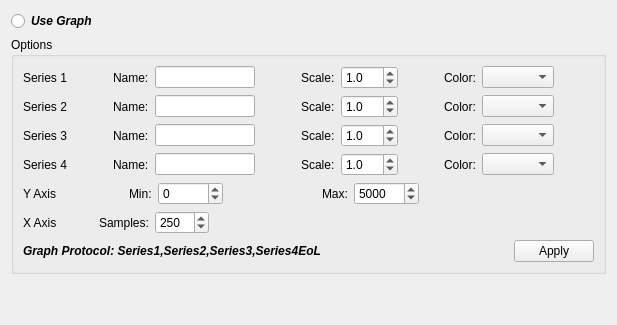
          <widget class="QWidget" name="tSeries">
           <attribute name="title">
            <string>Series</string>
           </attribute>
           <layout class="QVBoxLayout" name="verticalLayout_5">
            <item>
             <widget class="QRadioButton" name="rbUseGraph">
              <property name="font">
               <font>
                <pointsize>9</pointsize>
                <weight>75</weight>
                <italic>true</italic>
                <bold>true</bold>
               </font>
              </property>
              <property name="text">
               <string>Use Graph</string>
              </property>
             </widget>
            </item>
            <item>
             <widget class="QGroupBox" name="groupBox_3">
              <property name="title">
               <string>Options</string>
              </property>
              <layout class="QVBoxLayout" name="verticalLayout_12">
               <item>
                <layout class="QHBoxLayout" name="horizontalLayout_3">
                 <item>
                  <widget class="QLabel" name="lblSeries1">
                   <property name="text">
                    <string>Series 1</string>
                   </property>
                  </widget>
                 </item>
                 <item>
                  <spacer name="horizontalSpacer_2">
                   <property name="orientation">
                    <enum>Qt::Horizontal</enum>
                   </property>
                   <property name="sizeType">
                    <enum>QSizePolicy::Fixed</enum>
                   </property>
                   <property name="sizeHint" stdset="0">
                    <size>
                     <width>40</width>
                     <height>20</height>
                    </size>
                   </property>
                  </spacer>
                 </item>
                 <item>
                  <widget class="QLabel" name="lblName1">
                   <property name="text">
                    <string>Name:</string>
                   </property>
                  </widget>
                 </item>
                 <item>
                  <widget class="QLineEdit" name="leName1">
                   <property name="sizePolicy">
                    <sizepolicy hsizetype="Fixed" vsizetype="Fixed">
                     <horstretch>0</horstretch>
                     <verstretch>0</verstretch>
                    </sizepolicy>
                   </property>
                   <property name="minimumSize">
                    <size>
                     <width>0</width>
                     <height>0</height>
                    </size>
                   </property>
                   <property name="maximumSize">
                    <size>
                     <width>100</width>
                     <height>16777215</height>
                    </size>
                   </property>
                  </widget>
                 </item>
                 <item>
                  <spacer name="horizontalSpacer_4">
                   <property name="orientation">
                    <enum>Qt::Horizontal</enum>
                   </property>
                   <property name="sizeType">
                    <enum>QSizePolicy::Fixed</enum>
                   </property>
                   <property name="sizeHint" stdset="0">
                    <size>
                     <width>40</width>
                     <height>20</height>
                    </size>
                   </property>
                  </spacer>
                 </item>
                 <item>
                  <widget class="QLabel" name="lblScale1">
                   <property name="text">
                    <string>Scale:</string>
                   </property>
                  </widget>
                 </item>
                 <item>
                  <widget class="QDoubleSpinBox" name="dsbScale1">
                   <property name="decimals">
                    <number>1</number>
                   </property>
                   <property name="minimum">
                    <double>0.100000000000000</double>
                   </property>
                   <property name="value">
                    <double>1.000000000000000</double>
                   </property>
                  </widget>
                 </item>
                 <item>
                  <spacer name="horizontalSpacer_5">
                   <property name="orientation">
                    <enum>Qt::Horizontal</enum>
                   </property>
                   <property name="sizeType">
                    <enum>QSizePolicy::Fixed</enum>
                   </property>
                   <property name="sizeHint" stdset="0">
                    <size>
                     <width>40</width>
                     <height>20</height>
                    </size>
                   </property>
                  </spacer>
                 </item>
                 <item>
                  <widget class="QLabel" name="lblColor1">
                   <property name="text">
                    <string>Color:</string>
                   </property>
                  </widget>
                 </item>
                 <item>
                  <widget class="QComboBox" name="cbColor1"/>
                 </item>
                 <item>
                  <spacer name="horizontalSpacer_22">
                   <property name="orientation">
                    <enum>Qt::Horizontal</enum>
                   </property>
                   <property name="sizeHint" stdset="0">
                    <size>
                     <width>40</width>
                     <height>20</height>
                    </size>
                   </property>
                  </spacer>
                 </item>
                </layout>
               </item>
               <item>
                <layout class="QHBoxLayout" name="horizontalLayout_4">
                 <item>
                  <widget class="QLabel" name="lblSeries2">
                   <property name="text">
                    <string>Series 2</string>
                   </property>
                  </widget>
                 </item>
                 <item>
                  <spacer name="horizontalSpacer_6">
                   <property name="orientation">
                    <enum>Qt::Horizontal</enum>
                   </property>
                   <property name="sizeType">
                    <enum>QSizePolicy::Fixed</enum>
                   </property>
                   <property name="sizeHint" stdset="0">
                    <size>
                     <width>40</width>
                     <height>20</height>
                    </size>
                   </property>
                  </spacer>
                 </item>
                 <item>
                  <widget class="QLabel" name="lblName2">
                   <property name="text">
                    <string>Name:</string>
                   </property>
                  </widget>
                 </item>
                 <item>
                  <widget class="QLineEdit" name="leName2">
                   <property name="sizePolicy">
                    <sizepolicy hsizetype="Fixed" vsizetype="Fixed">
                     <horstretch>0</horstretch>
                     <verstretch>0</verstretch>
                    </sizepolicy>
                   </property>
                   <property name="maximumSize">
                    <size>
                     <width>100</width>
                     <height>16777215</height>
                    </size>
                   </property>
                  </widget>
                 </item>
                 <item>
                  <spacer name="horizontalSpacer_7">
                   <property name="orientation">
                    <enum>Qt::Horizontal</enum>
                   </property>
                   <property name="sizeType">
                    <enum>QSizePolicy::Fixed</enum>
                   </property>
                   <property name="sizeHint" stdset="0">
                    <size>
                     <width>40</width>
                     <height>20</height>
                    </size>
                   </property>
                  </spacer>
                 </item>
                 <item>
                  <widget class="QLabel" name="lblScale2">
                   <property name="text">
                    <string>Scale:</string>
                   </property>
                  </widget>
                 </item>
                 <item>
                  <widget class="QDoubleSpinBox" name="dsbScale2">
                   <property name="decimals">
                    <number>1</number>
                   </property>
                   <property name="minimum">
                    <double>0.100000000000000</double>
                   </property>
                   <property name="value">
                    <double>1.000000000000000</double>
                   </property>
                  </widget>
                 </item>
                 <item>
                  <spacer name="horizontalSpacer_8">
                   <property name="orientation">
                    <enum>Qt::Horizontal</enum>
                   </property>
                   <property name="sizeType">
                    <enum>QSizePolicy::Fixed</enum>
                   </property>
                   <property name="sizeHint" stdset="0">
                    <size>
                     <width>40</width>
                     <height>20</height>
                    </size>
                   </property>
                  </spacer>
                 </item>
                 <item>
                  <widget class="QLabel" name="lblColor2">
                   <property name="text">
                    <string>Color:</string>
                   </property>
                  </widget>
                 </item>
                 <item>
                  <widget class="QComboBox" name="cbColor2"/>
                 </item>
                 <item>
                  <spacer name="horizontalSpacer_23">
                   <property name="orientation">
                    <enum>Qt::Horizontal</enum>
                   </property>
                   <property name="sizeHint" stdset="0">
                    <size>
                     <width>40</width>
                     <height>20</height>
                    </size>
                   </property>
                  </spacer>
                 </item>
                </layout>
               </item>
               <item>
                <layout class="QHBoxLayout" name="horizontalLayout_5">
                 <item>
                  <widget class="QLabel" name="lblSeries3">
                   <property name="text">
                    <string>Series 3</string>
                   </property>
                  </widget>
                 </item>
                 <item>
                  <spacer name="horizontalSpacer_9">
                   <property name="orientation">
                    <enum>Qt::Horizontal</enum>
                   </property>
                   <property name="sizeType">
                    <enum>QSizePolicy::Fixed</enum>
                   </property>
                   <property name="sizeHint" stdset="0">
                    <size>
                     <width>40</width>
                     <height>20</height>
                    </size>
                   </property>
                  </spacer>
                 </item>
                 <item>
                  <widget class="QLabel" name="lblName3">
                   <property name="text">
                    <string>Name:</string>
                   </property>
                  </widget>
                 </item>
                 <item>
                  <widget class="QLineEdit" name="leName3">
                   <property name="sizePolicy">
                    <sizepolicy hsizetype="Fixed" vsizetype="Fixed">
                     <horstretch>0</horstretch>
                     <verstretch>0</verstretch>
                    </sizepolicy>
                   </property>
                   <property name="maximumSize">
                    <size>
                     <width>100</width>
                     <height>16777215</height>
                    </size>
                   </property>
                  </widget>
                 </item>
                 <item>
                  <spacer name="horizontalSpacer_10">
                   <property name="orientation">
                    <enum>Qt::Horizontal</enum>
                   </property>
                   <property name="sizeType">
                    <enum>QSizePolicy::Fixed</enum>
                   </property>
                   <property name="sizeHint" stdset="0">
                    <size>
                     <width>40</width>
                     <height>20</height>
                    </size>
                   </property>
                  </spacer>
                 </item>
                 <item>
                  <widget class="QLabel" name="lblScale3">
                   <property name="text">
                    <string>Scale:</string>
                   </property>
                  </widget>
                 </item>
                 <item>
                  <widget class="QDoubleSpinBox" name="dsbScale3">
                   <property name="decimals">
                    <number>1</number>
                   </property>
                   <property name="minimum">
                    <double>0.100000000000000</double>
                   </property>
                   <property name="value">
                    <double>1.000000000000000</double>
                   </property>
                  </widget>
                 </item>
                 <item>
                  <spacer name="horizontalSpacer_11">
                   <property name="orientation">
                    <enum>Qt::Horizontal</enum>
                   </property>
                   <property name="sizeType">
                    <enum>QSizePolicy::Fixed</enum>
                   </property>
                   <property name="sizeHint" stdset="0">
                    <size>
                     <width>40</width>
                     <height>20</height>
                    </size>
                   </property>
                  </spacer>
                 </item>
                 <item>
                  <widget class="QLabel" name="lblColor3">
                   <property name="text">
                    <string>Color:</string>
                   </property>
                  </widget>
                 </item>
                 <item>
                  <widget class="QComboBox" name="cbColor3"/>
                 </item>
                 <item>
                  <spacer name="horizontalSpacer_24">
                   <property name="orientation">
                    <enum>Qt::Horizontal</enum>
                   </property>
                   <property name="sizeHint" stdset="0">
                    <size>
                     <width>40</width>
                     <height>20</height>
                    </size>
                   </property>
                  </spacer>
                 </item>
                </layout>
               </item>
               <item>
                <layout class="QHBoxLayout" name="horizontalLayout_6">
                 <item>
                  <widget class="QLabel" name="lblSeries4">
                   <property name="text">
                    <string>Series 4</string>
                   </property>
                  </widget>
                 </item>
                 <item>
                  <spacer name="horizontalSpacer_12">
                   <property name="orientation">
                    <enum>Qt::Horizontal</enum>
                   </property>
                   <property name="sizeType">
                    <enum>QSizePolicy::Fixed</enum>
                   </property>
                   <property name="sizeHint" stdset="0">
                    <size>
                     <width>40</width>
                     <height>20</height>
                    </size>
                   </property>
                  </spacer>
                 </item>
                 <item>
                  <widget class="QLabel" name="lblName4">
                   <property name="text">
                    <string>Name:</string>
                   </property>
                  </widget>
                 </item>
                 <item>
                  <widget class="QLineEdit" name="leName4">
                   <property name="sizePolicy">
                    <sizepolicy hsizetype="Fixed" vsizetype="Fixed">
                     <horstretch>0</horstretch>
                     <verstretch>0</verstretch>
                    </sizepolicy>
                   </property>
                   <property name="maximumSize">
                    <size>
                     <width>100</width>
                     <height>16777215</height>
                    </size>
                   </property>
                  </widget>
                 </item>
                 <item>
                  <spacer name="horizontalSpacer_13">
                   <property name="orientation">
                    <enum>Qt::Horizontal</enum>
                   </property>
                   <property name="sizeType">
                    <enum>QSizePolicy::Fixed</enum>
                   </property>
                   <property name="sizeHint" stdset="0">
                    <size>
                     <width>40</width>
                     <height>20</height>
                    </size>
                   </property>
                  </spacer>
                 </item>
                 <item>
                  <widget class="QLabel" name="lblScale4">
                   <property name="text">
                    <string>Scale:</string>
                   </property>
                  </widget>
                 </item>
                 <item>
                  <widget class="QDoubleSpinBox" name="dsbScale4">
                   <property name="decimals">
                    <number>1</number>
                   </property>
                   <property name="minimum">
                    <double>0.100000000000000</double>
                   </property>
                   <property name="value">
                    <double>1.000000000000000</double>
                   </property>
                  </widget>
                 </item>
                 <item>
                  <spacer name="horizontalSpacer_14">
                   <property name="orientation">
                    <enum>Qt::Horizontal</enum>
                   </property>
                   <property name="sizeType">
                    <enum>QSizePolicy::Fixed</enum>
                   </property>
                   <property name="sizeHint" stdset="0">
                    <size>
                     <width>40</width>
                     <height>20</height>
                    </size>
                   </property>
                  </spacer>
                 </item>
                 <item>
                  <widget class="QLabel" name="lblColor4">
                   <property name="text">
                    <string>Color:</string>
                   </property>
                  </widget>
                 </item>
                 <item>
                  <widget class="QComboBox" name="cbColor4"/>
                 </item>
                 <item>
                  <spacer name="horizontalSpacer_25">
                   <property name="orientation">
                    <enum>Qt::Horizontal</enum>
                   </property>
                   <property name="sizeHint" stdset="0">
                    <size>
                     <width>40</width>
                     <height>20</height>
                    </size>
                   </property>
                  </spacer>
                 </item>
                </layout>
               </item>
               <item>
                <layout class="QHBoxLayout" name="horizontalLayout_8">
                 <item>
                  <widget class="QLabel" name="lblYAxis">
                   <property name="text">
                    <string>Y Axis</string>
                   </property>
                  </widget>
                 </item>
                 <item>
                  <spacer name="horizontalSpacer_26">
                   <property name="orientation">
                    <enum>Qt::Horizontal</enum>
                   </property>
                   <property name="sizeType">
                    <enum>QSizePolicy::Fixed</enum>
                   </property>
                   <property name="sizeHint" stdset="0">
                    <size>
                     <width>66</width>
                     <height>20</height>
                    </size>
                   </property>
                  </spacer>
                 </item>
                 <item>
                  <widget class="QLabel" name="lblMin1">
                   <property name="text">
                    <string>Min:</string>
                   </property>
                  </widget>
                 </item>
                 <item>
                  <widget class="QSpinBox" name="sbMin1">
                   <property name="minimum">
                    <number>-99999</number>
                   </property>
                   <property name="maximum">
                    <number>99999</number>
                   </property>
                  </widget>
                 </item>
                 <item>
                  <spacer name="horizontalSpacer_21">
                   <property name="orientation">
                    <enum>Qt::Horizontal</enum>
                   </property>
                   <property name="sizeType">
                    <enum>QSizePolicy::Fixed</enum>
                   </property>
                   <property name="sizeHint" stdset="0">
                    <size>
                     <width>93</width>
                     <height>20</height>
                    </size>
                   </property>
                  </spacer>
                 </item>
                 <item>
                  <widget class="QLabel" name="lblMax1">
                   <property name="text">
                    <string>Max:</string>
                   </property>
                  </widget>
                 </item>
                 <item>
                  <widget class="QSpinBox" name="sbMax1">
                   <property name="minimum">
                    <number>-99999</number>
                   </property>
                   <property name="maximum">
                    <number>99999</number>
                   </property>
                   <property name="value">
                    <number>5000</number>
                   </property>
                  </widget>
                 </item>
                 <item>
                  <spacer name="horizontalSpacer_16">
                   <property name="orientation">
                    <enum>Qt::Horizontal</enum>
                   </property>
                   <property name="sizeHint" stdset="0">
                    <size>
                     <width>40</width>
                     <height>20</height>
                    </size>
                   </property>
                  </spacer>
                 </item>
                </layout>
               </item>
               <item>
                <layout class="QHBoxLayout" name="horizontalLayout_15">
                 <item>
                  <widget class="QLabel" name="lblXAxis">
                   <property name="text">
                    <string>X Axis</string>
                   </property>
                  </widget>
                 </item>
                 <item>
                  <spacer name="horizontalSpacer_17">
                   <property name="orientation">
                    <enum>Qt::Horizontal</enum>
                   </property>
                   <property name="sizeType">
                    <enum>QSizePolicy::Fixed</enum>
                   </property>
                   <property name="sizeHint" stdset="0">
                    <size>
                     <width>36</width>
                     <height>20</height>
                    </size>
                   </property>
                  </spacer>
                 </item>
                 <item>
                  <widget class="QLabel" name="label">
                   <property name="text">
                    <string>Samples:</string>
                   </property>
                  </widget>
                 </item>
                 <item>
                  <widget class="QSpinBox" name="sbXAxisSamples">
                   <property name="maximum">
                    <number>9999</number>
                   </property>
                   <property name="value">
                    <number>250</number>
                   </property>
                  </widget>
                 </item>
                 <item>
                  <spacer name="horizontalSpacer_20">
                   <property name="orientation">
                    <enum>Qt::Horizontal</enum>
                   </property>
                   <property name="sizeHint" stdset="0">
                    <size>
                     <width>40</width>
                     <height>20</height>
                    </size>
                   </property>
                  </spacer>
                 </item>
                </layout>
               </item>
               <item>
                <layout class="QHBoxLayout" name="horizontalLayout_7">
                 <item>
                  <widget class="QLabel" name="lblTip">
                   <property name="font">
                    <font>
                     <pointsize>9</pointsize>
                     <weight>75</weight>
                     <italic>true</italic>
                     <bold>true</bold>
                    </font>
                   </property>
                   <property name="text">
                    <string>Graph Protocol: Series1,Series2,Series3,Series4EoL</string>
                   </property>
                  </widget>
                 </item>
                 <item>
                  <spacer name="horizontalSpacer_15">
                   <property name="orientation">
                    <enum>Qt::Horizontal</enum>
                   </property>
                   <property name="sizeHint" stdset="0">
                    <size>
                     <width>40</width>
                     <height>20</height>
                    </size>
                   </property>
                  </spacer>
                 </item>
                 <item>
                  <widget class="QPushButton" name="btnApply1">
                   <property name="text">
                    <string>Apply</string>
                   </property>
                  </widget>
                 </item>
                </layout>
               </item>
              </layout>
             </widget>
            </item>
            <item>
             <spacer name="verticalSpacer">
              <property name="orientation">
               <enum>Qt::Vertical</enum>
              </property>
              <property name="sizeHint" stdset="0">
               <size>
                <width>20</width>
                <height>40</height>
               </size>
              </property>
             </spacer>
            </item>
           </layout>
          </widget>
